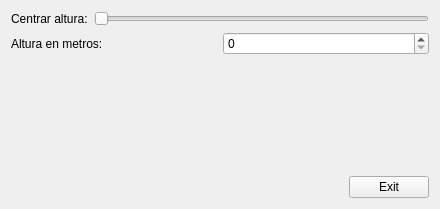
<?xml version="1.0" encoding="UTF-8"?>
<ui version="4.0">
 <class>MyForm</class>
 <widget class="QWidget" name="MyForm">
  <property name="geometry">
   <rect>
    <x>0</x>
    <y>0</y>
    <width>440</width>
    <height>209</height>
   </rect>
  </property>
  <property name="windowTitle">
   <string>L0 QT INI</string>
  </property>
  <layout class="QVBoxLayout" name="verticalLayout_2">
   <item>
    <layout class="QHBoxLayout" name="horizontalLayout">
     <item>
      <widget class="QLabel" name="label">
       <property name="text">
        <string>Centrar altura:</string>
       </property>
      </widget>
     </item>
     <item>
      <widget class="QSlider" name="horizontalSlider">
       <property name="orientation">
        <enum>Qt::Horizontal</enum>
       </property>
      </widget>
     </item>
    </layout>
   </item>
   <item>
    <layout class="QHBoxLayout" name="horizontalLayout_2">
     <item>
      <widget class="QLabel" name="label_2">
       <property name="text">
        <string>Altura en metros:</string>
       </property>
      </widget>
     </item>
     <item>
      <widget class="QSpinBox" name="spinBox"/>
     </item>
    </layout>
   </item>
   <item>
    <spacer name="verticalSpacer">
     <property name="orientation">
      <enum>Qt::Vertical</enum>
     </property>
     <property name="sizeHint" stdset="0">
      <size>
       <width>20</width>
       <height>84</height>
      </size>
     </property>
    </spacer>
   </item>
   <item>
    <layout class="QHBoxLayout" name="horizontalLayout_3">
     <item>
      <spacer name="horizontalSpacer">
       <property name="orientation">
        <enum>Qt::Horizontal</enum>
       </property>
       <property name="sizeHint" stdset="0">
        <size>
         <width>348</width>
         <height>20</height>
        </size>
       </property>
      </spacer>
     </item>
     <item>
      <widget class="QPushButton" name="pushButton">
       <property name="text">
        <string>Exit</string>
       </property>
      </widget>
     </item>
    </layout>
   </item>
  </layout>
 </widget>
 <resources/>
 <connections>
  <connection>
   <sender>horizontalSlider</sender>
   <signal>valueChanged(int)</signal>
   <receiver>spinBox</receiver>
   <slot>setValue(int)</slot>
   <hints>
    <hint type="sourcelabel">
     <x>211</x>
     <y>15</y>
    </hint>
    <hint type="destinationlabel">
     <x>233</x>
     <y>54</y>
    </hint>
   </hints>
  </connection>
  <connection>
   <sender>spinBox</sender>
   <signal>valueChanged(int)</signal>
   <receiver>horizontalSlider</receiver>
   <slot>setValue(int)</slot>
   <hints>
    <hint type="sourcelabel">
     <x>339</x>
     <y>60</y>
    </hint>
    <hint type="destinationlabel">
     <x>128</x>
     <y>8</y>
    </hint>
   </hints>
  </connection>
  <connection>
   <sender>pushButton</sender>
   <signal>clicked()</signal>
   <receiver>MyForm</receiver>
   <slot>close()</slot>
   <hints>
    <hint type="sourcelabel">
     <x>390</x>
     <y>191</y>
    </hint>
    <hint type="destinationlabel">
     <x>69</x>
     <y>129</y>
    </hint>
   </hints>
  </connection>
 </connections>
</ui>
